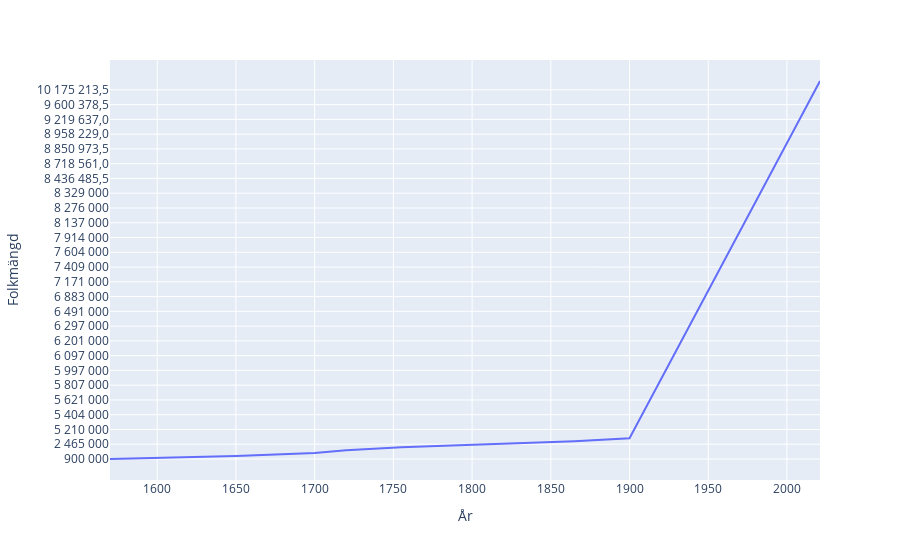

Notebook code for this chart:
### Markdown cell above
&nbsp; e) Draw a graph of population data from 1570-2020.

### Code cell
import plotly_express as px

fig = px.line(df_pop, x="År", y="Folkmängd")
fig.show()

### Figure 1 — Plotly figure (JSON) as saved in the notebook; plotly's stock layout.template omitted (floating-point values rounded to 4 significant figures; data arrays with more than 128 entries replaced by an {"elided": "..."} marker saying what was removed)
{"data": [{"hovertemplate": "År=%{x}<br>Folkmängd=%{y}<extra></extra>", "legendgroup": "", "line": {"color": "#636efa", "dash": "solid"}, "marker": {"symbol": "circle"}, "mode": "lines", "name": "", "orientation": "v", "showlegend": false, "type": "scatter", "x": {"elided": "129 mixed values"}, "xaxis": "x", "y": {"elided": "129 str values"}, "yaxis": "y"}], "layout": {"legend": {"tracegroupgap": 0}, "margin": {"t": 60}, "xaxis": {"anchor": "y", "domain": [0, 1], "title": {"text": "År"}}, "yaxis": {"anchor": "x", "domain": [0, 1], "title": {"text": "Folkmängd"}}}}
